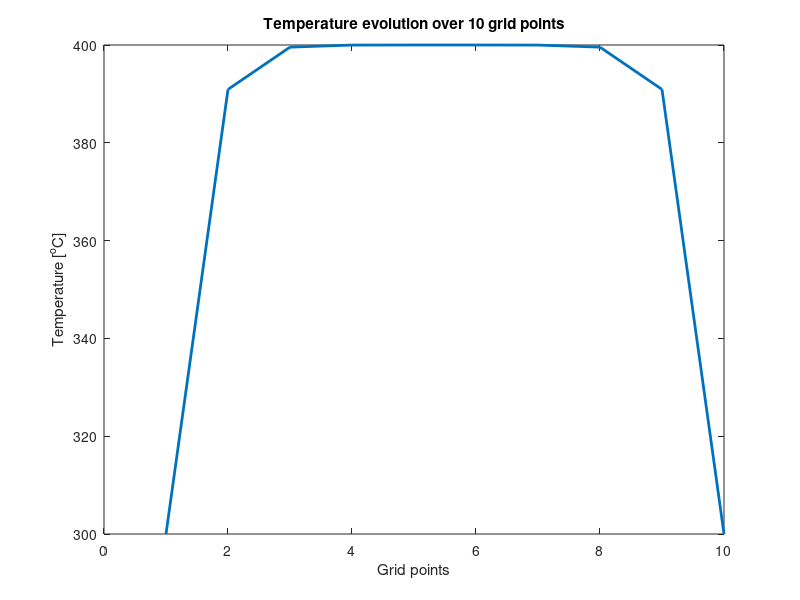

The MATLAB script that drew this image:
 L=1;
 t=1;
 k=.001;
 n=10;
 nt=500;
 dx=L/n;
 dt=.002;
 alpha=k*dt/dx^2;
 T0=400*ones(1,n);
 T1=300*ones(1,n);
 T0(1) = 300;
 T0(end) = 300;
 for j=1:nt
    for i=2:n-1
        T1(i)=T0(i)+alpha*(T0(i+1)-2*T0(i)+T0(i-1));
    end
    T0=T1;
 end
 dlmwrite('Trial_1.csv',T1,'Delimiter','\n')
 
 figure(1), clf
 plot(T1,'linewidth',2);
 xlabel('Grid points')
 ylabel('Temperature [^oC]')
 title(['Temperature evolution over 10 grid points'])